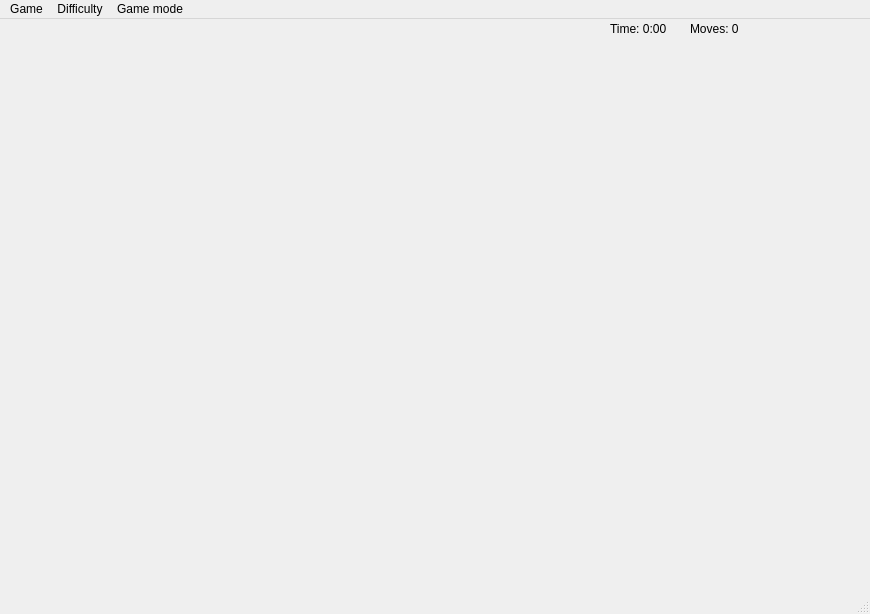
<?xml version="1.0" encoding="UTF-8"?>
<ui version="4.0">
 <class>MainWindow</class>
 <widget class="QMainWindow" name="MainWindow">
  <property name="geometry">
   <rect>
    <x>0</x>
    <y>0</y>
    <width>870</width>
    <height>614</height>
   </rect>
  </property>
  <property name="windowTitle">
   <string>MainWindow</string>
  </property>
  <widget class="QWidget" name="puzzle">
   <widget class="QWidget" name="gridLayoutWidget_2">
    <property name="geometry">
     <rect>
      <x>140</x>
      <y>130</y>
      <width>601</width>
      <height>351</height>
     </rect>
    </property>
    <layout class="QGridLayout" name="gridLayout">
     <property name="spacing">
      <number>0</number>
     </property>
    </layout>
   </widget>
   <widget class="QLabel" name="label_3">
    <property name="geometry">
     <rect>
      <x>610</x>
      <y>0</y>
      <width>71</width>
      <height>20</height>
     </rect>
    </property>
    <property name="text">
     <string>Time: 0:00</string>
    </property>
   </widget>
   <widget class="QLabel" name="label_4">
    <property name="geometry">
     <rect>
      <x>690</x>
      <y>0</y>
      <width>61</width>
      <height>20</height>
     </rect>
    </property>
    <property name="text">
     <string>Moves: 0</string>
    </property>
   </widget>
  </widget>
  <widget class="QMenuBar" name="menubar">
   <property name="geometry">
    <rect>
     <x>0</x>
     <y>0</y>
     <width>870</width>
     <height>25</height>
    </rect>
   </property>
   <widget class="QMenu" name="game">
    <property name="title">
     <string>Game</string>
    </property>
   </widget>
   <widget class="QMenu" name="difficulty">
    <property name="title">
     <string>Difficulty</string>
    </property>
   </widget>
   <widget class="QMenu" name="gameMode">
    <property name="title">
     <string>Game mode</string>
    </property>
   </widget>
   <addaction name="game"/>
   <addaction name="difficulty"/>
   <addaction name="gameMode"/>
  </widget>
  <widget class="QStatusBar" name="statusbar"/>
  <action name="Easy">
   <property name="checkable">
    <bool>true</bool>
   </property>
   <property name="text">
    <string>Easy</string>
   </property>
  </action>
  <action name="Medium">
   <property name="checkable">
    <bool>true</bool>
   </property>
   <property name="text">
    <string>Medium</string>
   </property>
  </action>
  <action name="Hard">
   <property name="checkable">
    <bool>true</bool>
   </property>
   <property name="text">
    <string>Hard</string>
   </property>
  </action>
  <action name="actionNewGame">
   <property name="text">
    <string>New game</string>
   </property>
  </action>
 </widget>
 <resources/>
 <connections/>
</ui>
